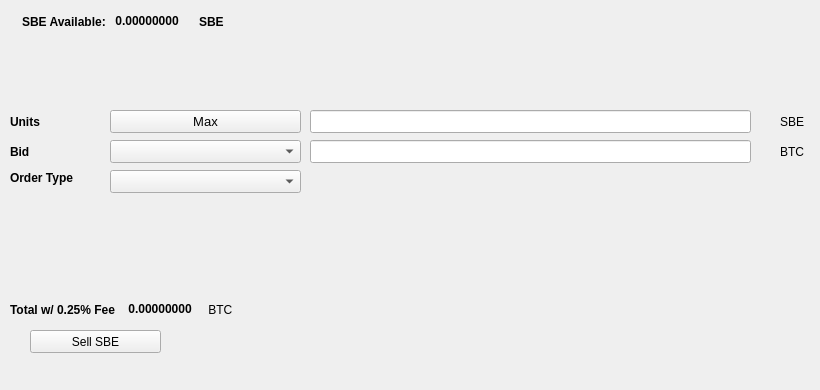
   <widget class="QWidget" name="SellTab">
    <attribute name="title">
     <string>Sell</string>
    </attribute>
    <widget class="QLabel" name="label_16">
     <property name="geometry">
      <rect>
       <x>780</x>
       <y>140</y>
       <width>31</width>
       <height>23</height>
      </rect>
     </property>
     <property name="text">
      <string>BTC</string>
     </property>
    </widget>
    <widget class="QComboBox" name="SellBidcomboBox">
     <property name="geometry">
      <rect>
       <x>110</x>
       <y>140</y>
       <width>191</width>
       <height>23</height>
      </rect>
     </property>
     <property name="font">
      <font>
       <pointsize>10</pointsize>
      </font>
     </property>
    </widget>
    <widget class="QLabel" name="label_18">
     <property name="geometry">
      <rect>
       <x>10</x>
       <y>110</y>
       <width>46</width>
       <height>23</height>
      </rect>
     </property>
     <property name="font">
      <font>
       <weight>75</weight>
       <bold>true</bold>
      </font>
     </property>
     <property name="text">
      <string>Units</string>
     </property>
    </widget>
    <widget class="QPushButton" name="Sell_Max_Amount">
     <property name="geometry">
      <rect>
       <x>110</x>
       <y>110</y>
       <width>191</width>
       <height>23</height>
      </rect>
     </property>
     <property name="font">
      <font>
       <pointsize>10</pointsize>
      </font>
     </property>
     <property name="text">
      <string>Max</string>
     </property>
    </widget>
    <widget class="QLabel" name="label_20">
     <property name="geometry">
      <rect>
       <x>10</x>
       <y>170</y>
       <width>91</width>
       <height>16</height>
      </rect>
     </property>
     <property name="font">
      <font>
       <weight>75</weight>
       <bold>true</bold>
      </font>
     </property>
     <property name="text">
      <string>Order Type</string>
     </property>
    </widget>
    <widget class="QComboBox" name="SellOrdertypeCombo">
     <property name="geometry">
      <rect>
       <x>110</x>
       <y>170</y>
       <width>191</width>
       <height>23</height>
      </rect>
     </property>
     <property name="font">
      <font>
       <pointsize>10</pointsize>
      </font>
     </property>
    </widget>
    <widget class="QLabel" name="label_21">
     <property name="geometry">
      <rect>
       <x>10</x>
       <y>140</y>
       <width>46</width>
       <height>23</height>
      </rect>
     </property>
     <property name="font">
      <font>
       <weight>75</weight>
       <bold>true</bold>
      </font>
     </property>
     <property name="text">
      <string>Bid</string>
     </property>
    </widget>
    <widget class="QLabel" name="label_22">
     <property name="geometry">
      <rect>
       <x>780</x>
       <y>110</y>
       <width>31</width>
       <height>23</height>
      </rect>
     </property>
     <property name="text">
      <string>SBE</string>
     </property>
    </widget>
    <widget class="QLineEdit" name="UnitsInputSBE">
     <property name="geometry">
      <rect>
       <x>310</x>
       <y>110</y>
       <width>441</width>
       <height>23</height>
      </rect>
     </property>
     <property name="font">
      <font>
       <pointsize>9</pointsize>
       <weight>75</weight>
       <bold>true</bold>
      </font>
     </property>
    </widget>
    <widget class="QLineEdit" name="SellBidPriceEdit">
     <property name="geometry">
      <rect>
       <x>310</x>
       <y>140</y>
       <width>441</width>
       <height>23</height>
      </rect>
     </property>
     <property name="font">
      <font>
       <pointsize>9</pointsize>
       <weight>75</weight>
       <bold>true</bold>
      </font>
     </property>
    </widget>
    <widget class="QPushButton" name="SellSBEBTN">
     <property name="geometry">
      <rect>
       <x>30</x>
       <y>330</y>
       <width>131</width>
       <height>23</height>
      </rect>
     </property>
     <property name="text">
      <string>Sell SBE</string>
     </property>
     <property name="icon">
      <iconset resource="../sombe">
       <normaloff>:/icons/bitcoin</normaloff>:/icons/bitcoin</iconset>
     </property>
    </widget>
    <widget class="QWidget" name="layoutWidget3">
     <property name="geometry">
      <rect>
       <x>22</x>
       <y>12</y>
       <width>258</width>
       <height>19</height>
      </rect>
     </property>
     <layout class="QHBoxLayout" name="horizontalLayout">
      <item>
       <widget class="QLabel" name="label232_2">
        <property name="font">
         <font>
          <weight>75</weight>
          <bold>true</bold>
         </font>
        </property>
        <property name="text">
         <string>SBE Available:</string>
        </property>
       </widget>
      </item>
      <item>
       <widget class="QLabel" name="SBEAvailableLabel">
        <property name="palette">
         <palette>
          <active>
           <colorrole role="WindowText">
            <brush brushstyle="SolidPattern">
             <color alpha="255">
              <red>0</red>
              <green>0</green>
              <blue>0</blue>
             </color>
            </brush>
           </colorrole>
           <colorrole role="Button">
            <brush brushstyle="SolidPattern">
             <color alpha="255">
              <red>0</red>
              <green>170</green>
              <blue>0</blue>
             </color>
            </brush>
           </colorrole>
           <colorrole role="Light">
            <brush brushstyle="SolidPattern">
             <color alpha="255">
              <red>0</red>
              <green>255</green>
              <blue>0</blue>
             </color>
            </brush>
           </colorrole>
           <colorrole role="Midlight">
            <brush brushstyle="SolidPattern">
             <color alpha="255">
              <red>0</red>
              <green>212</green>
              <blue>0</blue>
             </color>
            </brush>
           </colorrole>
           <colorrole role="Dark">
            <brush brushstyle="SolidPattern">
             <color alpha="255">
              <red>0</red>
              <green>85</green>
              <blue>0</blue>
             </color>
            </brush>
           </colorrole>
           <colorrole role="Mid">
            <brush brushstyle="SolidPattern">
             <color alpha="255">
              <red>0</red>
              <green>113</green>
              <blue>0</blue>
             </color>
            </brush>
           </colorrole>
           <colorrole role="Text">
            <brush brushstyle="SolidPattern">
             <color alpha="255">
              <red>0</red>
              <green>170</green>
              <blue>0</blue>
             </color>
            </brush>
           </colorrole>
           <colorrole role="BrightText">
            <brush brushstyle="SolidPattern">
             <color alpha="255">
              <red>255</red>
              <green>255</green>
              <blue>255</blue>
             </color>
            </brush>
           </colorrole>
           <colorrole role="ButtonText">
            <brush brushstyle="SolidPattern">
             <color alpha="255">
              <red>0</red>
              <green>0</green>
              <blue>0</blue>
             </color>
            </brush>
           </colorrole>
           <colorrole role="Base">
            <brush brushstyle="SolidPattern">
             <color alpha="255">
              <red>255</red>
              <green>255</green>
              <blue>255</blue>
             </color>
            </brush>
           </colorrole>
           <colorrole role="Window">
            <brush brushstyle="SolidPattern">
             <color alpha="255">
              <red>0</red>
              <green>170</green>
              <blue>0</blue>
             </color>
            </brush>
           </colorrole>
           <colorrole role="Shadow">
            <brush brushstyle="SolidPattern">
             <color alpha="255">
              <red>0</red>
              <green>0</green>
              <blue>0</blue>
             </color>
            </brush>
           </colorrole>
           <colorrole role="AlternateBase">
            <brush brushstyle="SolidPattern">
             <color alpha="255">
              <red>127</red>
              <green>212</green>
              <blue>127</blue>
             </color>
            </brush>
           </colorrole>
           <colorrole role="ToolTipBase">
            <brush brushstyle="SolidPattern">
             <color alpha="255">
              <red>255</red>
              <green>255</green>
              <blue>220</blue>
             </color>
            </brush>
           </colorrole>
           <colorrole role="ToolTipText">
            <brush brushstyle="SolidPattern">
             <color alpha="255">
              <red>0</red>
              <green>0</green>
              <blue>0</blue>
             </color>
            </brush>
           </colorrole>
          </active>
          <inactive>
           <colorrole role="WindowText">
            <brush brushstyle="SolidPattern">
             <color alpha="255">
              <red>0</red>
              <green>0</green>
              <blue>0</blue>
             </color>
            </brush>
           </colorrole>
           <colorrole role="Button">
            <brush brushstyle="SolidPattern">
             <color alpha="255">
              <red>0</red>
              <green>170</green>
              <blue>0</blue>
             </color>
            </brush>
           </colorrole>
           <colorrole role="Light">
            <brush brushstyle="SolidPattern">
             <color alpha="255">
              <red>0</red>
              <green>255</green>
              <blue>0</blue>
             </color>
            </brush>
           </colorrole>
           <colorrole role="Midlight">
            <brush brushstyle="SolidPattern">
             <color alpha="255">
              <red>0</red>
              <green>212</green>
              <blue>0</blue>
             </color>
            </brush>
           </colorrole>
           <colorrole role="Dark">
            <brush brushstyle="SolidPattern">
             <color alpha="255">
              <red>0</red>
              <green>85</green>
              <blue>0</blue>
             </color>
            </brush>
           </colorrole>
           <colorrole role="Mid">
            <brush brushstyle="SolidPattern">
             <color alpha="255">
              <red>0</red>
              <green>113</green>
              <blue>0</blue>
             </color>
            </brush>
           </colorrole>
           <colorrole role="Text">
            <brush brushstyle="SolidPattern">
             <color alpha="255">
              <red>0</red>
              <green>170</green>
              <blue>0</blue>
             </color>
            </brush>
           </colorrole>
           <colorrole role="BrightText">
            <brush brushstyle="SolidPattern">
             <color alpha="255">
              <red>255</red>
              <green>255</green>
              <blue>255</blue>
             </color>
            </brush>
           </colorrole>
           <colorrole role="ButtonText">
            <brush brushstyle="SolidPattern">
             <color alpha="255">
              <red>0</red>
              <green>0</green>
              <blue>0</blue>
             </color>
            </brush>
           </colorrole>
           <colorrole role="Base">
            <brush brushstyle="SolidPattern">
             <color alpha="255">
              <red>255</red>
              <green>255</green>
              <blue>255</blue>
             </color>
            </brush>
           </colorrole>
           <colorrole role="Window">
            <brush brushstyle="SolidPattern">
             <color alpha="255">
              <red>0</red>
              <green>170</green>
              <blue>0</blue>
             </color>
            </brush>
           </colorrole>
           <colorrole role="Shadow">
            <brush brushstyle="SolidPattern">
             <color alpha="255">
              <red>0</red>
              <green>0</green>
              <blue>0</blue>
             </color>
            </brush>
           </colorrole>
           <colorrole role="AlternateBase">
            <brush brushstyle="SolidPattern">
             <color alpha="255">
              <red>127</red>
              <green>212</green>
              <blue>127</blue>
             </color>
            </brush>
           </colorrole>
           <colorrole role="ToolTipBase">
            <brush brushstyle="SolidPattern">
             <color alpha="255">
              <red>255</red>
              <green>255</green>
              <blue>220</blue>
             </color>
            </brush>
           </colorrole>
           <colorrole role="ToolTipText">
            <brush brushstyle="SolidPattern">
             <color alpha="255">
              <red>0</red>
              <green>0</green>
              <blue>0</blue>
             </color>
            </brush>
           </colorrole>
          </inactive>
          <disabled>
           <colorrole role="WindowText">
            <brush brushstyle="SolidPattern">
             <color alpha="255">
              <red>0</red>
              <green>85</green>
              <blue>0</blue>
             </color>
            </brush>
           </colorrole>
           <colorrole role="Button">
            <brush brushstyle="SolidPattern">
             <color alpha="255">
              <red>0</red>
              <green>170</green>
              <blue>0</blue>
             </color>
            </brush>
           </colorrole>
           <colorrole role="Light">
            <brush brushstyle="SolidPattern">
             <color alpha="255">
              <red>0</red>
              <green>255</green>
              <blue>0</blue>
             </color>
            </brush>
           </colorrole>
           <colorrole role="Midlight">
            <brush brushstyle="SolidPattern">
             <color alpha="255">
              <red>0</red>
              <green>212</green>
              <blue>0</blue>
             </color>
            </brush>
           </colorrole>
           <colorrole role="Dark">
            <brush brushstyle="SolidPattern">
             <color alpha="255">
              <red>0</red>
              <green>85</green>
              <blue>0</blue>
             </color>
            </brush>
           </colorrole>
           <colorrole role="Mid">
            <brush brushstyle="SolidPattern">
             <color alpha="255">
              <red>0</red>
              <green>113</green>
              <blue>0</blue>
             </color>
            </brush>
           </colorrole>
           <colorrole role="Text">
            <brush brushstyle="SolidPattern">
             <color alpha="255">
              <red>0</red>
              <green>85</green>
              <blue>0</blue>
             </color>
            </brush>
           </colorrole>
           <colorrole role="BrightText">
            <brush brushstyle="SolidPattern">
             <color alpha="255">
              <red>255</red>
              <green>255</green>
              <blue>255</blue>
             </color>
            </brush>
           </colorrole>
           <colorrole role="ButtonText">
            <brush brushstyle="SolidPattern">
             <color alpha="255">
              <red>0</red>
              <green>85</green>
              <blue>0</blue>
             </color>
            </brush>
           </colorrole>
           <colorrole role="Base">
            <brush brushstyle="SolidPattern">
             <color alpha="255">
              <red>0</red>
              <green>170</green>
              <blue>0</blue>
             </color>
            </brush>
           </colorrole>
           <colorrole role="Window">
            <brush brushstyle="SolidPattern">
             <color alpha="255">
              <red>0</red>
              <green>170</green>
              <blue>0</blue>
             </color>
            </brush>
           </colorrole>
           <colorrole role="Shadow">
            <brush brushstyle="SolidPattern">
             <color alpha="255">
              <red>0</red>
              <green>0</green>
              <blue>0</blue>
             </color>
            </brush>
           </colorrole>
           <colorrole role="AlternateBase">
            <brush brushstyle="SolidPattern">
             <color alpha="255">
              <red>0</red>
              <green>170</green>
              <blue>0</blue>
             </color>
            </brush>
           </colorrole>
           <colorrole role="ToolTipBase">
            <brush brushstyle="SolidPattern">
             <color alpha="255">
              <red>255</red>
              <green>255</green>
              <blue>220</blue>
             </color>
            </brush>
           </colorrole>
           <colorrole role="ToolTipText">
            <brush brushstyle="SolidPattern">
             <color alpha="255">
              <red>0</red>
              <green>0</green>
              <blue>0</blue>
             </color>
            </brush>
           </colorrole>
          </disabled>
         </palette>
        </property>
        <property name="font">
         <font>
          <weight>75</weight>
          <bold>true</bold>
         </font>
        </property>
        <property name="text">
         <string> 0.00000000 </string>
        </property>
        <property name="textInteractionFlags">
         <set>Qt::LinksAccessibleByMouse|Qt::TextSelectableByKeyboard|Qt::TextSelectableByMouse</set>
        </property>
       </widget>
      </item>
      <item>
       <widget class="QLabel" name="labelSBE">
        <property name="font">
         <font>
          <weight>75</weight>
          <bold>true</bold>
         </font>
        </property>
        <property name="text">
         <string>SBE</string>
        </property>
       </widget>
      </item>
     </layout>
    </widget>
    <widget class="QWidget" name="layoutWidget">
     <property name="geometry">
      <rect>
       <x>10</x>
       <y>300</y>
       <width>268</width>
       <height>19</height>
      </rect>
     </property>
     <layout class="QHBoxLayout" name="horizontalLayout_2">
      <item>
       <widget class="QLabel" name="label_19">
        <property name="font">
         <font>
          <weight>75</weight>
          <bold>true</bold>
         </font>
        </property>
        <property name="text">
         <string>Total w/ 0.25% Fee </string>
        </property>
       </widget>
      </item>
      <item>
       <widget class="QLabel" name="SellCostLabel">
        <property name="palette">
         <palette>
          <active>
           <colorrole role="WindowText">
            <brush brushstyle="SolidPattern">
             <color alpha="255">
              <red>0</red>
              <green>0</green>
              <blue>0</blue>
             </color>
            </brush>
           </colorrole>
           <colorrole role="Button">
            <brush brushstyle="SolidPattern">
             <color alpha="255">
              <red>0</red>
              <green>170</green>
              <blue>0</blue>
             </color>
            </brush>
           </colorrole>
           <colorrole role="Light">
            <brush brushstyle="SolidPattern">
             <color alpha="255">
              <red>0</red>
              <green>255</green>
              <blue>0</blue>
             </color>
            </brush>
           </colorrole>
           <colorrole role="Midlight">
            <brush brushstyle="SolidPattern">
             <color alpha="255">
              <red>0</red>
              <green>212</green>
              <blue>0</blue>
             </color>
            </brush>
           </colorrole>
           <colorrole role="Dark">
            <brush brushstyle="SolidPattern">
             <color alpha="255">
              <red>0</red>
              <green>85</green>
              <blue>0</blue>
             </color>
            </brush>
           </colorrole>
           <colorrole role="Mid">
            <brush brushstyle="SolidPattern">
             <color alpha="255">
              <red>0</red>
              <green>113</green>
              <blue>0</blue>
             </color>
            </brush>
           </colorrole>
           <colorrole role="Text">
            <brush brushstyle="SolidPattern">
             <color alpha="255">
              <red>0</red>
              <green>170</green>
              <blue>0</blue>
             </color>
            </brush>
           </colorrole>
           <colorrole role="BrightText">
            <brush brushstyle="SolidPattern">
             <color alpha="255">
              <red>255</red>
              <green>255</green>
              <blue>255</blue>
             </color>
            </brush>
           </colorrole>
           <colorrole role="ButtonText">
            <brush brushstyle="SolidPattern">
             <color alpha="255">
              <red>0</red>
              <green>0</green>
              <blue>0</blue>
             </color>
            </brush>
           </colorrole>
           <colorrole role="Base">
            <brush brushstyle="SolidPattern">
             <color alpha="255">
              <red>255</red>
              <green>255</green>
              <blue>255</blue>
             </color>
            </brush>
           </colorrole>
           <colorrole role="Window">
            <brush brushstyle="SolidPattern">
             <color alpha="255">
              <red>0</red>
              <green>170</green>
              <blue>0</blue>
             </color>
            </brush>
           </colorrole>
           <colorrole role="Shadow">
            <brush brushstyle="SolidPattern">
             <color alpha="255">
              <red>0</red>
              <green>0</green>
              <blue>0</blue>
             </color>
            </brush>
           </colorrole>
           <colorrole role="AlternateBase">
            <brush brushstyle="SolidPattern">
             <color alpha="255">
              <red>127</red>
              <green>212</green>
              <blue>127</blue>
             </color>
            </brush>
           </colorrole>
           <colorrole role="ToolTipBase">
            <brush brushstyle="SolidPattern">
             <color alpha="255">
              <red>255</red>
              <green>255</green>
              <blue>220</blue>
             </color>
            </brush>
           </colorrole>
           <colorrole role="ToolTipText">
            <brush brushstyle="SolidPattern">
             <color alpha="255">
              <red>0</red>
              <green>0</green>
              <blue>0</blue>
             </color>
            </brush>
           </colorrole>
          </active>
          <inactive>
           <colorrole role="WindowText">
            <brush brushstyle="SolidPattern">
             <color alpha="255">
              <red>0</red>
              <green>0</green>
              <blue>0</blue>
             </color>
            </brush>
           </colorrole>
           <colorrole role="Button">
            <brush brushstyle="SolidPattern">
             <color alpha="255">
              <red>0</red>
              <green>170</green>
              <blue>0</blue>
             </color>
            </brush>
           </colorrole>
           <colorrole role="Light">
            <brush brushstyle="SolidPattern">
             <color alpha="255">
              <red>0</red>
              <green>255</green>
              <blue>0</blue>
             </color>
            </brush>
           </colorrole>
           <colorrole role="Midlight">
            <brush brushstyle="SolidPattern">
             <color alpha="255">
              <red>0</red>
              <green>212</green>
              <blue>0</blue>
             </color>
            </brush>
           </colorrole>
           <colorrole role="Dark">
            <brush brushstyle="SolidPattern">
             <color alpha="255">
              <red>0</red>
              <green>85</green>
              <blue>0</blue>
             </color>
            </brush>
           </colorrole>
           <colorrole role="Mid">
            <brush brushstyle="SolidPattern">
             <color alpha="255">
              <red>0</red>
              <green>113</green>
              <blue>0</blue>
             </color>
            </brush>
           </colorrole>
           <colorrole role="Text">
            <brush brushstyle="SolidPattern">
             <color alpha="255">
              <red>0</red>
              <green>170</green>
              <blue>0</blue>
             </color>
            </brush>
           </colorrole>
           <colorrole role="BrightText">
            <brush brushstyle="SolidPattern">
             <color alpha="255">
              <red>255</red>
              <green>255</green>
              <blue>255</blue>
             </color>
            </brush>
           </colorrole>
           <colorrole role="ButtonText">
            <brush brushstyle="SolidPattern">
             <color alpha="255">
              <red>0</red>
              <green>0</green>
              <blue>0</blue>
             </color>
            </brush>
           </colorrole>
           <colorrole role="Base">
            <brush brushstyle="SolidPattern">
             <color alpha="255">
              <red>255</red>
              <green>255</green>
              <blue>255</blue>
             </color>
            </brush>
           </colorrole>
           <colorrole role="Window">
            <brush brushstyle="SolidPattern">
             <color alpha="255">
              <red>0</red>
              <green>170</green>
              <blue>0</blue>
             </color>
            </brush>
           </colorrole>
           <colorrole role="Shadow">
            <brush brushstyle="SolidPattern">
             <color alpha="255">
              <red>0</red>
              <green>0</green>
              <blue>0</blue>
             </color>
            </brush>
           </colorrole>
           <colorrole role="AlternateBase">
            <brush brushstyle="SolidPattern">
             <color alpha="255">
              <red>127</red>
              <green>212</green>
              <blue>127</blue>
             </color>
            </brush>
           </colorrole>
           <colorrole role="ToolTipBase">
            <brush brushstyle="SolidPattern">
             <color alpha="255">
              <red>255</red>
              <green>255</green>
              <blue>220</blue>
             </color>
            </brush>
           </colorrole>
           <colorrole role="ToolTipText">
            <brush brushstyle="SolidPattern">
             <color alpha="255">
              <red>0</red>
              <green>0</green>
              <blue>0</blue>
             </color>
            </brush>
           </colorrole>
          </inactive>
          <disabled>
           <colorrole role="WindowText">
            <brush brushstyle="SolidPattern">
             <color alpha="255">
              <red>0</red>
              <green>85</green>
              <blue>0</blue>
             </color>
            </brush>
           </colorrole>
           <colorrole role="Button">
            <brush brushstyle="SolidPattern">
             <color alpha="255">
              <red>0</red>
              <green>170</green>
              <blue>0</blue>
             </color>
            </brush>
           </colorrole>
           <colorrole role="Light">
            <brush brushstyle="SolidPattern">
             <color alpha="255">
              <red>0</red>
              <green>255</green>
              <blue>0</blue>
             </color>
            </brush>
           </colorrole>
           <colorrole role="Midlight">
            <brush brushstyle="SolidPattern">
             <color alpha="255">
              <red>0</red>
              <green>212</green>
              <blue>0</blue>
             </color>
            </brush>
           </colorrole>
           <colorrole role="Dark">
            <brush brushstyle="SolidPattern">
             <color alpha="255">
              <red>0</red>
              <green>85</green>
              <blue>0</blue>
             </color>
            </brush>
           </colorrole>
           <colorrole role="Mid">
            <brush brushstyle="SolidPattern">
             <color alpha="255">
              <red>0</red>
              <green>113</green>
              <blue>0</blue>
             </color>
            </brush>
           </colorrole>
           <colorrole role="Text">
            <brush brushstyle="SolidPattern">
             <color alpha="255">
              <red>0</red>
              <green>85</green>
              <blue>0</blue>
             </color>
            </brush>
           </colorrole>
           <colorrole role="BrightText">
            <brush brushstyle="SolidPattern">
             <color alpha="255">
              <red>255</red>
              <green>255</green>
              <blue>255</blue>
             </color>
            </brush>
           </colorrole>
           <colorrole role="ButtonText">
            <brush brushstyle="SolidPattern">
             <color alpha="255">
              <red>0</red>
              <green>85</green>
              <blue>0</blue>
             </color>
            </brush>
           </colorrole>
           <colorrole role="Base">
            <brush brushstyle="SolidPattern">
             <color alpha="255">
              <red>0</red>
              <green>170</green>
              <blue>0</blue>
             </color>
            </brush>
           </colorrole>
           <colorrole role="Window">
            <brush brushstyle="SolidPattern">
             <color alpha="255">
              <red>0</red>
              <green>170</green>
              <blue>0</blue>
             </color>
            </brush>
           </colorrole>
           <colorrole role="Shadow">
            <brush brushstyle="SolidPattern">
             <color alpha="255">
              <red>0</red>
              <green>0</green>
              <blue>0</blue>
             </color>
            </brush>
           </colorrole>
           <colorrole role="AlternateBase">
            <brush brushstyle="SolidPattern">
             <color alpha="255">
              <red>0</red>
              <green>170</green>
              <blue>0</blue>
             </color>
            </brush>
           </colorrole>
           <colorrole role="ToolTipBase">
            <brush brushstyle="SolidPattern">
             <color alpha="255">
              <red>255</red>
              <green>255</green>
              <blue>220</blue>
             </color>
            </brush>
           </colorrole>
           <colorrole role="ToolTipText">
            <brush brushstyle="SolidPattern">
             <color alpha="255">
              <red>0</red>
              <green>0</green>
              <blue>0</blue>
             </color>
            </brush>
           </colorrole>
          </disabled>
         </palette>
        </property>
        <property name="font">
         <font>
          <weight>75</weight>
          <bold>true</bold>
         </font>
        </property>
        <property name="autoFillBackground">
         <bool>false</bool>
        </property>
        <property name="text">
         <string> 0.00000000</string>
        </property>
        <property name="textInteractionFlags">
         <set>Qt::LinksAccessibleByMouse|Qt::TextSelectableByMouse</set>
        </property>
       </widget>
      </item>
      <item>
       <widget class="QLabel" name="label_17">
        <property name="font">
         <font>
          <weight>50</weight>
          <bold>false</bold>
         </font>
        </property>
        <property name="text">
         <string> BTC</string>
        </property>
       </widget>
      </item>
     </layout>
    </widget>
    <widget class="QLabel" name="label_23">
     <property name="geometry">
      <rect>
       <x>460</x>
       <y>300</y>
       <width>281</width>
       <height>81</height>
      </rect>
     </property>
     <property name="text">
      <string/>
     </property>
     <property name="pixmap">
      <pixmap>:/images/bittrex</pixmap>
     </property>
    </widget>
   </widget>
